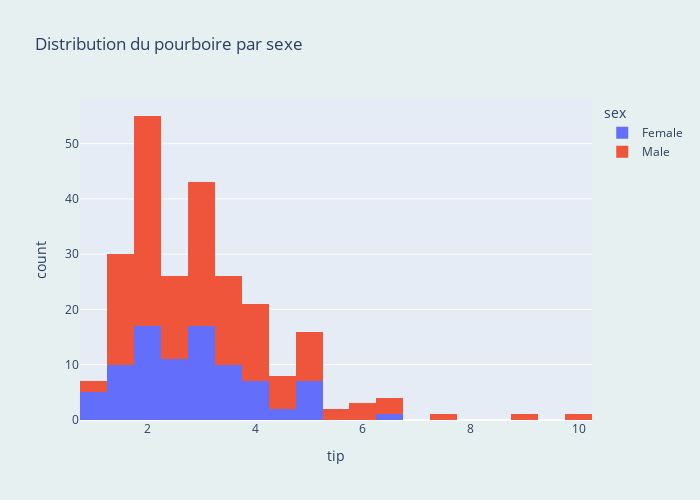

Notebook source saved alongside this figure:
### Code cell
fig = px.histogram(df, x="tip", color="sex", title="Distribution du pourboire par sexe")
fig.update_layout(
    autosize=False,
    width=700,
    height=500,
    paper_bgcolor="rgb(230, 240, 240)"
)
fig.show()

### Figure 1 — Plotly figure (JSON) as saved in the notebook; plotly's stock layout.template omitted (floating-point values rounded to 4 significant figures; data arrays with more than 128 entries replaced by an {"elided": "..."} marker saying what was removed)
{"data": [{"bingroup": "x", "hovertemplate": "sex=Female<br>tip=%{x}<br>count=%{y}<extra></extra>", "legendgroup": "Female", "marker": {"color": "#636efa", "pattern": {"shape": ""}}, "name": "Female", "orientation": "v", "showlegend": true, "type": "histogram", "x": [1.01, 3.61, 5.0, 3.02, 1.67, 3.5, 2.75, 2.23, 3.0, 3.0, 2.45, 3.07, 2.6, 5.2, 1.5, 2.47, 1.0, 3.0, 3.14, 5.0, 2.2, 1.83, 5.17, 1.0, 4.3, 3.25, 2.5, 3.0, 2.5, 3.48, 4.08, 4.0, 1.0, 4.0, 3.5, 1.5, 1.8, 2.92, 1.68, 2.52, 4.2, 2.0, 2.0, 2.83, 1.5, 2.0, 3.25, 1.25, 2.0, 2.0, 2.75, 3.5, 5.0, 2.3, 1.5, 1.36, 1.63, 5.14, 3.75, 2.61, 2.0, 3.0, 1.61, 2.0, 4.0, 3.5, 3.5, 4.19, 5.0, 2.0, 2.01, 2.0, 2.5, 3.23, 2.23, 2.5, 6.5, 1.1, 3.09, 3.48, 3.0, 2.5, 2.0, 2.88, 4.67, 2.0, 3.0], "xaxis": "x", "yaxis": "y"}, {"bingroup": "x", "hovertemplate": "sex=Male<br>tip=%{x}<br>count=%{y}<extra></extra>", "legendgroup": "Male", "marker": {"color": "#EF553B", "pattern": {"shape": ""}}, "name": "Male", "orientation": "v", "showlegend": true, "type": "histogram", "x": {"elided": "157 float values"}, "xaxis": "x", "yaxis": "y"}], "layout": {"autosize": false, "barmode": "relative", "height": 500, "legend": {"title": {"text": "sex"}, "tracegroupgap": 0}, "paper_bgcolor": "rgb(230, 240, 240)", "title": {"text": "Distribution du pourboire par sexe"}, "width": 700, "xaxis": {"anchor": "y", "domain": [0, 1], "title": {"text": "tip"}}, "yaxis": {"anchor": "x", "domain": [0, 1], "title": {"text": "count"}}}}
